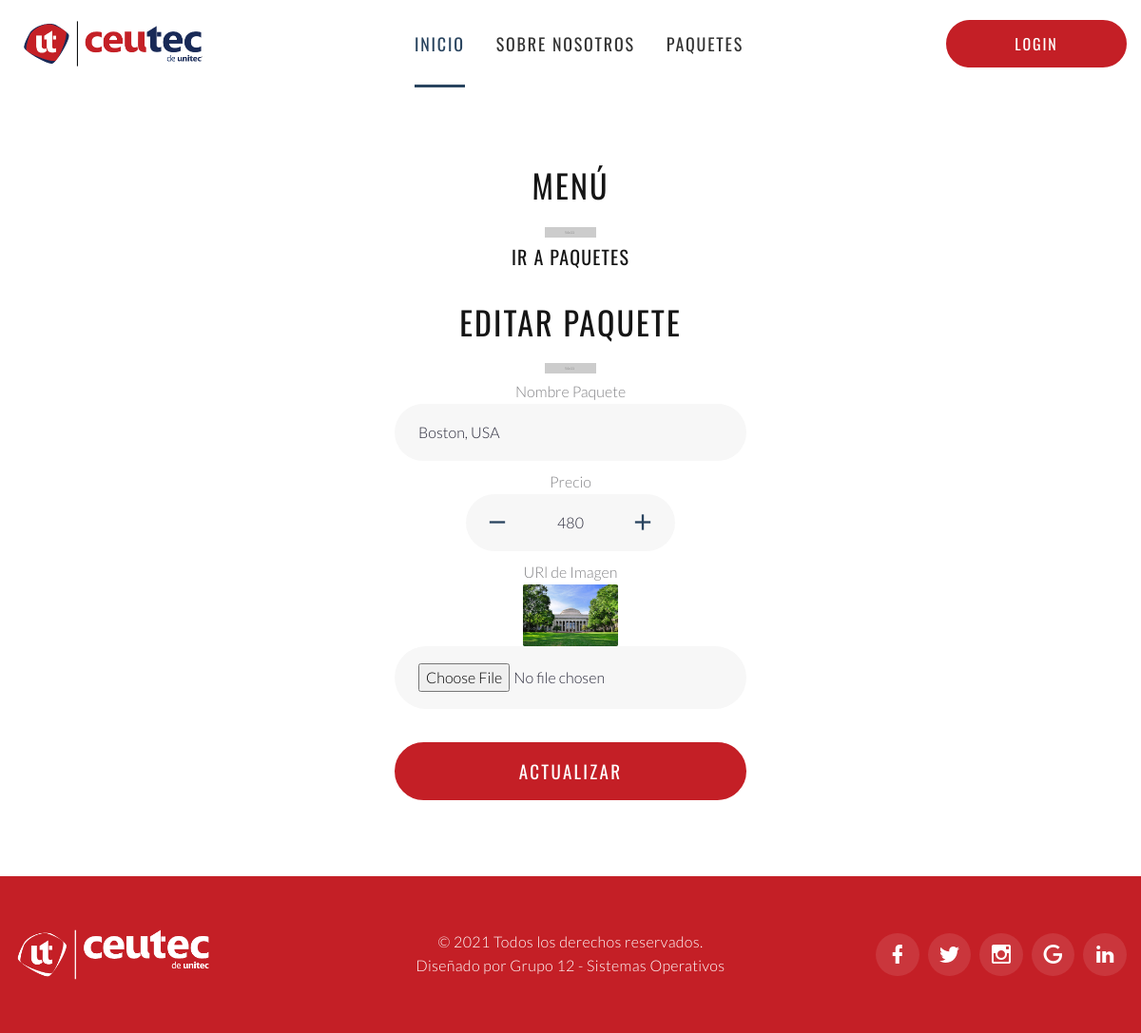
/editar-paquete.php?id=3&editar=true, run on the app's committed database.
### tables this page shows
CREATE TABLE `paquetes` (
  `id` int(2) NOT NULL,
  `nombre_paquete` varchar(250) NOT NULL,
  `precio` smallint(6) NOT NULL DEFAULT 0,
  `url_img` varchar(100) NOT NULL
);

### editar-paquete.php (the view, shortened to what this page needs)
<?php
include 'includes/template/header.php';
include 'includes/conexion.php';
$id_paquetes = $_GET['id'];
?>
<section class="section section-lg text-center novi-background bg-cover" style="padding-bottom:0">
	<div class="container container-wide">
		<h3>Menú</h3>
		<div class="divider divider-decorate"></div>
		<br>
		<div class="opciones">
			<a href="paquetes.php">
				<h3 style="font-size:20px"><span class="iconify" data-icon="akar-icons:arrow-right"></span>Ir a Paquetes</h3>
			</a>
		</div>
	</div>
</section>
<section class="section section-lg text-center novi-background bg-cover" style="padding-top:0">
	<div class="container container-wide">
		<h3>Editar Paquete</h3>
		<div class="divider divider-decorate"></div>
		<div class="d-flex justify-content-center">
			<div style="width: 400px;">
				<?php
				$consulta = $grupo12->query("SELECT * FROM paquetes where id = $id_paquetes");
				if ($consulta->num_rows > 0) {
					$fila = $consulta->fetch_assoc();
					$nombre = $fila['nombre_paquete'];
					$precio = $fila['precio'];
					$id = $fila['id'];
					$imagen = $fila['url_img'];
				}
				?>
				<form action="includes/actualizar.php?id=<?php echo $id; ?>" method="post" enctype="multipart/form-data">
					<div class="col-sm-12" style="margin-bottom:10px">
						<div class="form-wrap form-wrap-validation">
							<label for="form-1-name">Nombre Paquete</label>
							<input class="form-input form-control-has-validation form-control-last-child" type="text" name="nombre" id="nombre" placeholder="Nombre paquete" value="<?php echo $nombre; ?>">
						</div>
					</div>
					<div class="col-sm-12" style="margin-bottom:10px">
						<div class="form-wrap form-wrap-validation">
							<label for="form-1-name">Precio</label><br>
							<input class="form-input form-control-has-validation form-control-last-child" type="number" name="precio" id="precio" placeholder="$00.00" value="<?php echo $precio; ?>">
						</div>
					</div>
					<div class="col-sm-12" style="margin-bottom:10px">
						<div class="form-wrap form-wrap-validation">
							<label for="Imagen">URl de Imagen</label><br>
							<img src='<?php echo $imagen; ?>' alt='' width='100px'>
							<input class="form-input form-control-has-validation form-control-last-child" name="imagen" id="imagen" type="file" required/>
						</div>
					</div>
					<div class="col-sm-12">
						<div class="form-button">
							<input class="button button-block button-secondary" type="submit" value="Actualizar">
						</div>
					</div>
				</form>
			</div>
		</div>
	</div>
</section>
<?php
include 'includes/template/footer.php';
?>

### data on the page
paquetes: nombre "Boston, USA", precio "480", url_img (picture)
